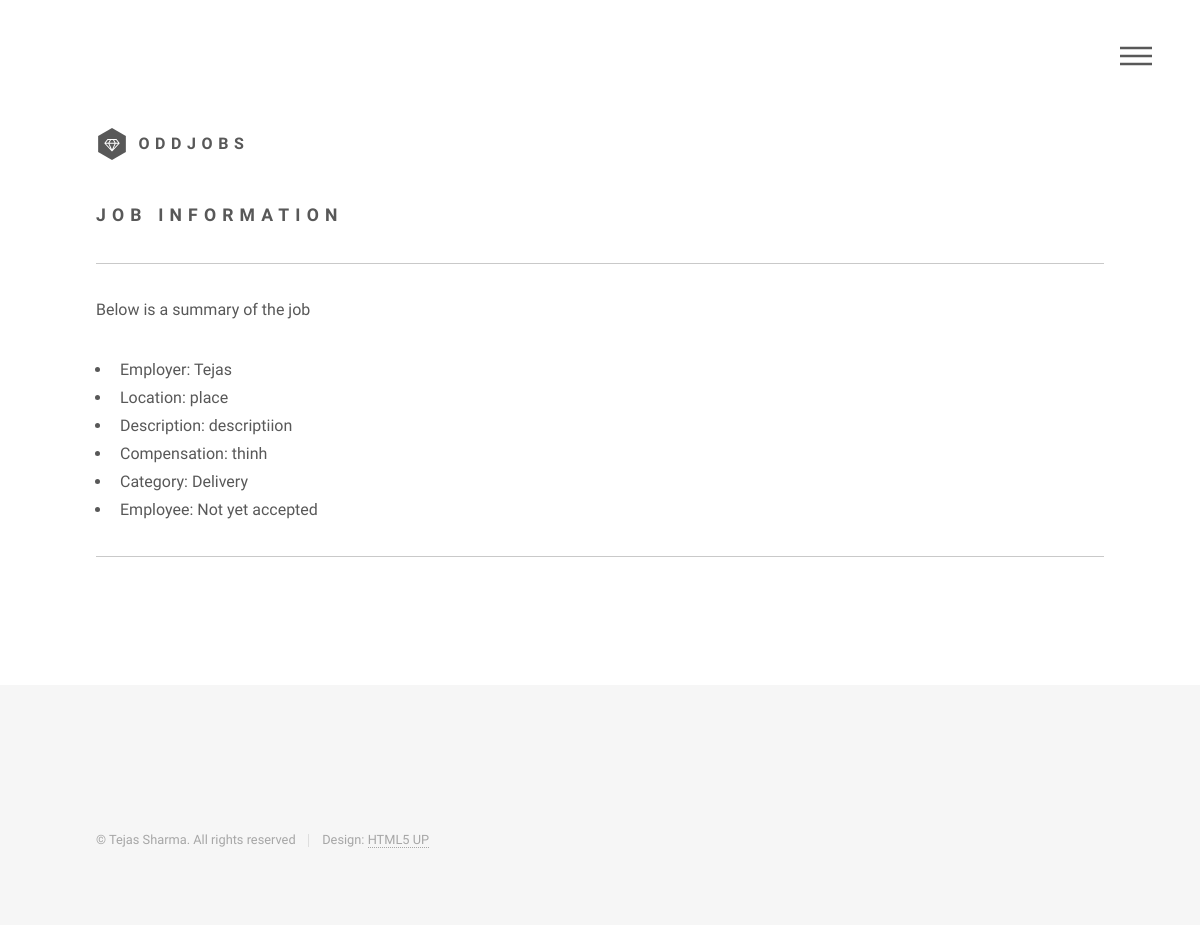
The page /job_info/1 on the database its author committed.
### app/models.py (models this page shows, shortened)
class User(db.Model):
    id = db.Column(db.Integer, primary_key=True, autoincrement=True)
    username = db.Column(db.String(), unique=True)
    name = db.Column(db.String())
    email = db.Column(db.String(), unique=True)
    password_hash = db.Column(db.String())

class Job(db.Model):
    id = db.Column(db.Integer, primary_key=True, autoincrement=True)
    employer_id = db.Column(db.Integer, db.ForeignKey('user.id'))
    employee_id = db.Column(db.Integer, db.ForeignKey('user.id'))
    description = db.Column(db.String())
    compensation = db.Column(db.String())
    location = db.Column(db.String())
    category_id = db.Column(db.Integer, db.ForeignKey('category.id'))
    group_id = db.Column(db.Integer, db.ForeignKey('group.id'))
    timestamp = db.Column(db.DateTime, default=datetime.datetime.utcnow)
    accept_time = db.Column(db.DateTime, default=None)
    employer = db.relationship('User', foreign_keys=[employer_id], backref='submitted_jobs')
    employee = db.relationship('User', foreign_keys=[employee_id], backref='accepted_jobs')

class Category(db.Model):
    id = db.Column(db.Integer, primary_key=True, autoincrement=True)
    jobs = db.relationship('Job', backref='category', lazy='dynamic')
    name = db.Column(db.String(), index=True, unique=True)
    active = db.Column(db.Boolean, index=True)

### app/views.py (the view)
@app.route('/job_info/<job_id>')
def job_info(job_id):
	job = models.Job.query.get(job_id)
	if job is None:
		flash("No job with that id")
		abort(404)
	employer = models.User.query.get(job.employer_id)
	return render_template("job_info.html",
						   job=job,
						   categories=models.get_active_categories(),
						   employer=employer,
						   logged_in='user_id' in session)

### app/models.py (called while the page is built)
def get_active_categories():
    active_list = Category.query.filter_by(active=True).order_by(Category.id)
    return_dict = {}
    for cat in active_list:
        return_dict[cat.id] = cat.name
    return return_dict

### app/templates/job_info.html (shortened to what this page needs)
{% extends "base.html" %}
{% block page_source %}
<div id="main">
    <div class="inner">
        <section>
            <h2>Job Information</h2>
            <hr />
            <p>Below is a summary of the job</p>
            <ul>
                <li>Employer: {{ employer.name }}</li>
                <li>Location: {{ job.location }}</li>
                <li>Description: {{ job.description }}</li>
                <li>Compensation: {{ job.compensation }}</li>
                <li>Category: {{ categories[job.category_id] }}</li>
                {% if job.employee %}
                <li>Employee: {{ job.employee.name }}</li>
                {% else %}
                <li>Employee: Not yet accepted</li>
                {% endif %}
            </ul>
            <hr />
        </section>
    </div>
</div>
{% endblock %}

### app/static/css/main.css (style rules this page uses)
html, body, div, span, applet, object, iframe, h1, h2, h3, h4, h5, h6, p, blockquote, pre, a, abbr, acronym, address, big, cite, code, del, dfn, em, img, ins, kbd, q, s, samp, small, strike, strong, sub, sup, tt, var, b, u, i, center, dl, dt, dd, ol, ul, li, fieldset, form, label, legend, table, caption, tbody, tfoot, thead, tr, th, td, article, aside, canvas, details, embed, figure, figcaption, footer, header, hgroup, menu, nav, output, ruby, section, summary, time, mark, audio, video { margin: 0; padding: 0; border: 0; font-size: 100%; font: inherit; vertical-align: baseline; }
article, aside, details, figcaption, figure, footer, header, hgroup, menu, nav, section { display: block; }
body { line-height: 1; }
ol, ul { list-style: none; }
body { -webkit-text-size-adjust: none; }
*, *:before, *:after { -moz-box-sizing: border-box; -webkit-box-sizing: border-box; box-sizing: border-box; }
body { -ms-overflow-style: scrollbar; }
body { background: #ffffff; }
body, input, select, textarea { color: #585858; font-family: "Source Sans Pro", Helvetica, sans-serif; font-size: 16pt; font-weight: 300; line-height: 1.75; }
@media screen and (max-width: 1680px) { body, input, select, textarea { font-size: 14pt; } }
@media screen and (max-width: 1280px) { body, input, select, textarea { font-size: 12pt; } }
p { margin: 0 0 2em 0; }
h2, h3, h4, h5, h6 { font-weight: 900; line-height: 1.5; margin: 0 0 2em 0; text-transform: uppercase; letter-spacing: 0.35em; }
h2 { font-size: 1.1em; }
hr { border: 0; border-bottom: solid 1px #c9c9c9; margin: 2em 0; }
ul { list-style: disc; margin: 0 0 2em 0; padding-left: 1em; }
ul li { padding-left: 0.5em; }
#main { padding: 0em 0 6em 0 ; }
#wrapper > * > .inner { width: 100%; max-width: 68em; margin: 0 auto; padding: 0 2.5em; }

### rows shown on the page
User: name "Tejas"
Job: location "place", description "descriptiion", compensation "thinh"
Category: name "Delivery"
